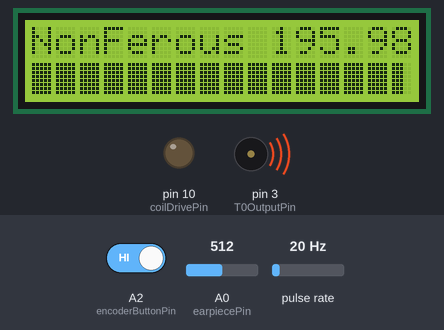
The sketch below on a simulated Arduino Uno, built with avr-gcc and run on an emulated ATmega328P. On the bench: 16×2 character LCD, output pins drawn as LEDs (lit = HIGH), buzzer (waves = sounding). Wiring (inferred from the names in the program): pulse sensor: data pin 4. The inputs (shaded band) are chosen by the test bench; at power-on: A0 (earpiecePin) = 512, A2 (encoderButtonPin) HIGH, pulse rate 20 Hz. What the sketch prints to the serial monitor is not drawn.

Above: at 1.68 s.
1.7 s: A0 (earpiecePin) set to 5
At 2.34 s:
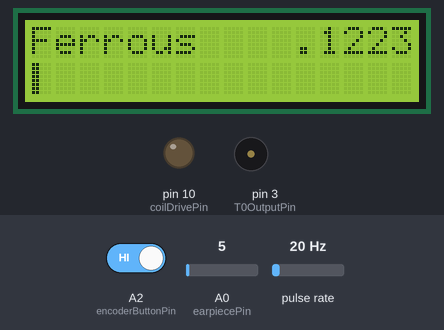
3.9 s: A0 (earpiecePin) set to 2
At 5.1 s:
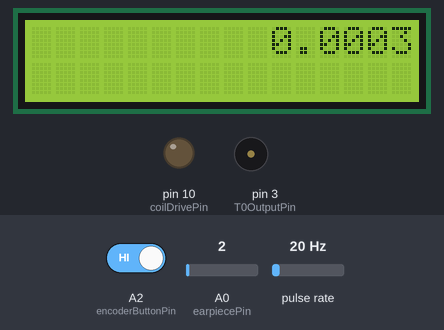
5.6 s: A2 (encoderButtonPin) driven LOW
At 5.88 s:
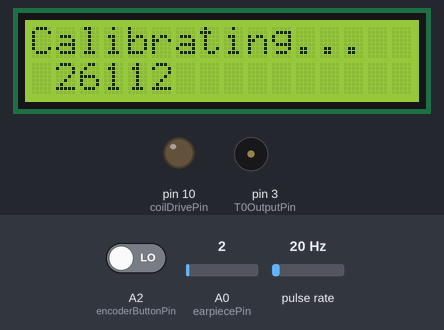
Timing chart, 0 to 8.6 s (numbered marks = the images above; inputs shaded):
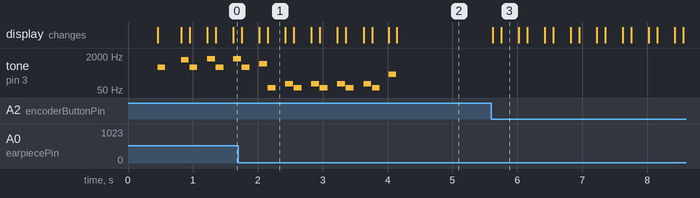

The sketch:

pi-metal-detector.ino
```cpp
// Induction balance metal detector

//https://www.hackster.io/mircemk/diy-sensitive-arduino-ib-metal-detector-with-discrimination-b55e9d
//https://www.hackster.io/mircemk/diy-sensitive-arduino-ib-metal-detector-with-discrimination-b55e9d

//see also
//https://github.com/dc42/arduino/blob/master/MetalDetector/MetalDetector.ino

//64 turns of #36 (what I had) on a 4" form:
//1314uH, 32.3 ohms
//1328uH, 32.4 ohms

// We run the CPU at 16MHz and the ADC clock at 1MHz. ADC resolution is reduced to 8 bits at this speed.

// Timer 1 is used to divide the system clock by about 256 to produce a 62.5kHz square wave.
// This is used to drive timer 0 and also to trigger ADC conversions.
// Timer 0 is used to divide the output of timer 1 by 8, giving a 7.8125kHz signal for driving the transmit coil.
// This gives us 16 ADC clock cycles for each ADC conversion (it actually takes 13.5 cycles), and we take 8 samples per cycle of the coil drive voltage.
// The ADC implements four phase-sensitive detectors at 45 degree intervals. Using 4 instead of just 2 allows us to cancel the third harmonic of the
// coil frequency.

// Timer 2 will be used to generate a tone for the earpiece or headset.

// Other division ratios for timer 1 are possible, from about 235 upwards.

// Wiring:
// Connect digital pin 4 (alias T0) to digital pin 9
// Connect digital pin 5 through resistor to primary coil and tuning capacitor
// Connect output from receive amplifier to analog pin 0. Output of receive amplifier should be biased to about half of the analog reference.
// When using USB power, change analog reference to the 3.3V pin, because there is too much noise on the +5V rail to get good sensitivity.
#include <LiquidCrystal.h>
#include <LcdBarGraph.h>
#define max_ampAverage 200
LiquidCrystal lcd(9, 8, 7, 6, 5, 4);
LcdBarGraph lbg(&lcd, 16, 0, 1);

#define TIMER1_TOP  (259)        // can adjust this to fine-tune the frequency to get the coil tuned (see above)

#define USE_3V3_AREF  (0)        // set to 1 of running on an Arduino with USB power, 0 for an embedded atmega28p with no 3.3V supply available

// Digital pin definitions
// Digital pin 0 not used, however if we are using the serial port for debugging then it's serial input
const int debugTxPin = 1;        // transmit pin reserved for debugging
const int encoderButtonPin = 16;  // encoder button, also IN0 for waking up from sleep mode
const int earpiecePin = 14;       // earpiece, aka OCR2B for tone generation
const int T0InputPin = 2;
const int T0OutputPin = 3;
const int coilDrivePin = 10;

//arduino 32u4 interrupt pins -- only  0,1,2,3,7 -- well, shit.

const int LcdRsPin = 9;
const int LcdEnPin = 8;
//const int LcdPowerPin = 8;       // LCD power and backlight enable
const int lcdD4Pin = 7;
const int lcdD5Pin = 6;         // pins 11-13 also used for ICSP
const int LcdD6Pin = 5;
const int LcdD7Pin = 4;

// Analog pin definitions
const int receiverInputPin = A0;
const int encoderAPin = A1;
const int encoderBpin = A2;
// Analog pins 3-5 not used

// Variables used only by the ISR
int16_t bins[4];                 // bins used to accumulate ADC readings, one for each of the 4 phases
uint16_t numSamples = 0;
const uint16_t numSamplesToAverage = 1024;

// Variables used by the ISR and outside it
volatile int16_t averages[4];    // when we've accumulated enough readings in the bins, the ISR copies them to here and starts again
volatile uint32_t ticks = 0;     // system tick counter for timekeeping
volatile bool sampleReady = false;  // indicates that the averages array has been updated

// Variables used only outside the ISR
int16_t calib[4];                // values (set during calibration) that we subtract from the averages

volatile uint8_t lastctr;
volatile uint16_t misses = 0;    // this counts how many times the ISR has been executed too late. Should remain at zero if everything is working properly.

const double halfRoot2 = sqrt(0.5);
const double quarterPi = 3.1415927 / 4.0;
const double radiansToDegrees = 180.0 / 3.1415927;

// The ADC sample and hold occurs 2 ADC clocks (= 32 system clocks) after the timer 1 overflow flag is set.
// This introduces a slight phase error, which we adjust for in the calculations.
const float phaseAdjust = (45.0 * 32.0) / (float)(TIMER1_TOP + 1);

float threshold = 5.0;          // lower = greater sensitivity. 10 is just about usable with a well-balanced coil.
// The user will be able to adjust this via a pot or rotary encoder.

void setup()
{

  Serial.begin(19200);
  lcd.begin(16, 2);// LCD 16X2
  lcd.clear();
  pinMode(encoderButtonPin, INPUT_PULLUP);
  digitalWrite(T0OutputPin, LOW);
  pinMode(T0OutputPin, OUTPUT);       // pulse pin from timer 1 used to feed timer 0
  digitalWrite(coilDrivePin, LOW);
  pinMode(coilDrivePin, OUTPUT);      // timer 0 output, square wave to drive transmit coil
    lcd.print("0");


  cli();
  // Stop timer 0 which was set up by the Arduino core
  TCCR0B = 0;        // stop the timer
  TIMSK0 = 0;        // disable interrupt
  TIFR0 = 0x07;      // clear any pending interrupt

    lcd.print("1");


  // Set up ADC to trigger and read channel 0 on timer 1 overflow
#if USE_3V3_AREF
  ADMUX = (1 << ADLAR);                   // use AREF pin (connected to 3.3V) as voltage reference, read pin A0, left-adjust result
#else
  ADMUX = (1 << REFS0) | (1 << ADLAR);    // use Avcc as voltage reference, read pin A0, left-adjust result
#endif
  ADCSRB = (1 << ADTS2) | (1 << ADTS1);   // auto-trigger ADC on timer/counter 1 overflow
  ADCSRA = (1 << ADEN) | (1 << ADSC) | (1 << ADATE) | (1 << ADPS2);  // enable adc, enable auto-trigger, prescaler = 16 (1MHz ADC clock)
  DIDR0 = 1;

    lcd.print("2");

  // Set up timer 1.
  // Prescaler = 1, phase correct PWM mode, TOP = ICR1A
  TCCR1A = (1 << COM1A1) | (1 << WGM11);
  TCCR1B = (1 << WGM12) | (1 << WGM13) | (1 << CS10);    // CTC mode, prescaler = 1
  TCCR1C = 0;
  OCR1AH = (TIMER1_TOP / 2 >> 8);
  OCR1AL = (TIMER1_TOP / 2 & 0xFF);
  ICR1H = (TIMER1_TOP >> 8);
  ICR1L = (TIMER1_TOP & 0xFF);
  TCNT1H = 0;
  TCNT1L = 0;
  TIFR1 = 0x07;      // clear any pending interrupt
  TIMSK1 = (1 << TOIE1);

    lcd.print("3");

  // Set up timer 0
  // Clock source = T0, fast PWM mode, TOP (OCR0A) = 7, PWM output on OC0B
  TCCR0A = (1 << COM0B1) | (1 << WGM01) | (1 << WGM00);
  TCCR0B = (1 << CS00) | (1 << CS01) | (1 << CS02) | (1 << WGM02);
  OCR0A = 7;
  OCR0B = 3;
  TCNT0 = 0;
  sei();

    lcd.print("4");

  while (!sampleReady) {}    // discard the first sample
  misses = 0;
  sampleReady = false;
    lcd.print("5");


}

// Timer 0 overflow interrupt. This serves 2 purposes:
// 1. It clears the timer 0 overflow flag. If we don't do this, the ADC will not see any more Timer 0 overflows and we will not get any more conversions.
// 2. It increments the tick counter, allowing is to do timekeeping. We get 62500 ticks/second.
// We now read the ADC in the timer interrupt routine instead of having a separate comversion complete interrupt.
ISR(TIMER1_OVF_vect)
{
  //nlcd.print("a");
  ++ticks;
  uint8_t ctr = TCNT0;
  int16_t val = (int16_t)(uint16_t)ADCH;    // only need to read most significant 8 bits
  if (ctr != ((lastctr + 1) & 7))
  {
    ++misses;
  }
  lastctr = ctr;
  int16_t *p = &bins[ctr & 3];
  if (ctr < 4)
  {
    *p += (val);
    if (*p > 15000) *p = 15000;
  }
  else
  {
    *p -= val;
    if (*p < -15000) *p = -15000;
  }
  if (ctr == 7)
  {
    ++numSamples;
    if (numSamples == numSamplesToAverage)
    {
      numSamples = 0;
      if (!sampleReady)      // if previous sample has been consumed
      {
        memcpy((void*)averages, bins, sizeof(averages));
        sampleReady = true;
      }
      memset(bins, 0, sizeof(bins));
    }
  }
}

void loop()
{

  while (!sampleReady) {}
  uint32_t oldTicks = ticks;

  if (digitalRead(encoderButtonPin) == LOW)
  {
    // Calibrate button pressed. We save the current phase detector outputs and subtract them from future results.
    // This lets us use the detector if the coil is slightly off-balance.
    // It would be better to everage several samples instead of taking just one.
    for (int i = 0; i < 4; ++i)
    {
      calib[i] = averages[i];
    }
    sampleReady = false;
    Serial.print("Calibrated: ");

    lcd.setCursor(0, 0);
    lcd.print("Calibrating...  ");
    for (int i = 0; i < 4; ++i)
    {
      Serial.write(' ');

      Serial.print(calib[i]);

      lcd.setCursor(0, 1);
      lcd.print(' ');
      lcd.print(calib[4]);
      lcd.print("        ");
    }
    Serial.println();
  }
  else
  {
    for (int i = 0; i < 4; ++i)
    {
      averages[i] -= calib[i];
    }
    const double f = 200.0;

    // Massage the results to eliminate sensitivity to the 3rd harmonic, and divide by 200
    double bin0 = (averages[0] + halfRoot2 * (averages[1] - averages[3])) / f;
    double bin1 = (averages[1] + halfRoot2 * (averages[0] + averages[2])) / f;
    double bin2 = (averages[2] + halfRoot2 * (averages[1] + averages[3])) / f;
    double bin3 = (averages[3] + halfRoot2 * (averages[2] - averages[0])) / f;
    sampleReady = false;          // we've finished reading the averages, so the ISR is free to overwrite them again

    double amp1 = sqrt((bin0 * bin0) + (bin2 * bin2));
    double amp2 = sqrt((bin1 * bin1) + (bin3 * bin3));
    double ampAverage = (amp1 + amp2) / 2.0;

    // The ADC sample/hold takes place 2 clocks after the timer overflow
    double phase1 = atan2(bin0, bin2) * radiansToDegrees + 45.0;
    double phase2 = atan2(bin1, bin3) * radiansToDegrees;

    if (phase1 > phase2)
    {
      double temp = phase1;
      phase1 = phase2;
      phase2 = temp;
    }

    double phaseAverage = ((phase1 + phase2) / 2.0) - phaseAdjust;
    if (phase2 - phase1 > 180.0)
    {
      if (phaseAverage < 0.0)
      {
        phaseAverage += 180.0;
      }
      else
      {
        phaseAverage -= 180.0;
      }
    }

    // For diagnostic purposes, print the individual bin counts and the 2 indepedently-calculated gains and phases
    Serial.print(misses);
    Serial.write(' ');

    if (bin0 >= 0.0) Serial.write(' ');
    Serial.print(bin0, 2);
    Serial.write(' ');
    if (bin1 >= 0.0) Serial.write(' ');
    Serial.print(bin1, 2);
    Serial.write(' ');
    if (bin2 >= 0.0) Serial.write(' ');
    Serial.print(bin2, 2);
    Serial.write(' ');
    if (bin3 >= 0.0) Serial.write(' ');
    Serial.print(bin3, 2);
    Serial.print("    ");
    Serial.print(amp1, 2);
    Serial.write(' ');
    Serial.print(amp2, 2);
    Serial.write(' ');
    if (phase1 >= 0.0) Serial.write(' ');
    Serial.print(phase1, 2);
    Serial.write(' ');
    if (phase2 >= 0.0) Serial.write(' ');
    Serial.print(phase2, 2);
    Serial.print("    ");

    // Print the final amplitude and phase, which we use to decide what (if anything) we have found)
    if (ampAverage >= 0.0) Serial.write(' ');
    Serial.print(ampAverage, 1);
    Serial.write(' ');

    lcd.setCursor(0, 0);
    lcd.print("          ");
    lcd.print(ampAverage);
    lcd.setCursor(0, 1);
    lbg.drawValue(ampAverage, max_ampAverage);

    if (phaseAverage >= 0.0) Serial.write(' ');
    Serial.print((int)phaseAverage);

    // Decide what we have found and tell the user
    if (ampAverage >= threshold)
    {
      // When held in line with the centre of the coil:
      // - non-ferrous metals give a negative phase shift, e.g. -90deg for thick copper or aluminium, a copper olive, -30deg for thin alumimium.
      // Ferrous metals give zero phase shift or a small positive phase shift.
      // So we'll say that anything with a phase shift below -20deg is non-ferrous.
      if (phaseAverage < -20.0)
      {
        Serial.print(" Non-ferrous");
        lcd.setCursor(0, 0);
        lcd.print("NonFerous ");

      }
      else
      {
        Serial.print(" Ferrous");
        lcd.setCursor(0, 0);
        lcd.print("Ferrous    ");
      }
      float temp = ampAverage;

      int thisPitch = map (temp, 10, 200, 100, 1500);
      tone(3, thisPitch, 120);

      while (temp > threshold)
      {
        Serial.write('!');
        temp -= (threshold / 2);
      }
    }
    Serial.println();

  }
  while (ticks - oldTicks < 8000)
  {
  }
}
```

Measured:
- the behaviour switches between 4 and 3 on A0 (earpiecePin) (found by bisection; images 1 and 2)
- after the input at 1.7 s, the display: first differs from a run without the input after 0.33 s (image 1 shows a later state)
- after the input at 3.9 s, the display: first changes after 0.12 s (image 2 shows a later state)
- after the input at 5.6 s, the display: first changes at once (image 3 shows a later state)
- by itself, tone on pin 3 (T0OutputPin): plays 578 Hz for 0.12 s, 851 Hz for 0.12 s, 64 Hz for 0.12 s, 100 Hz for 0.12 s, 64 Hz for 0.12 s, 100 Hz for 0.12 s … (11 notes in this stretch)
